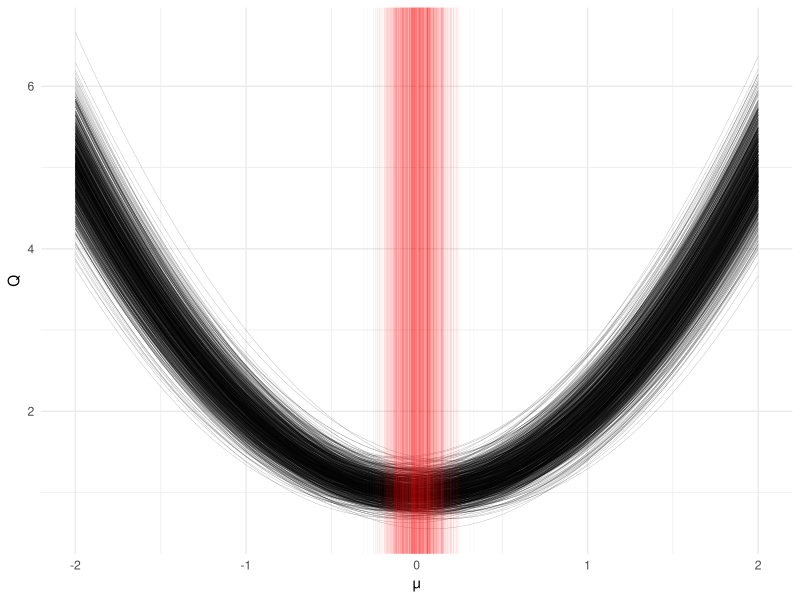
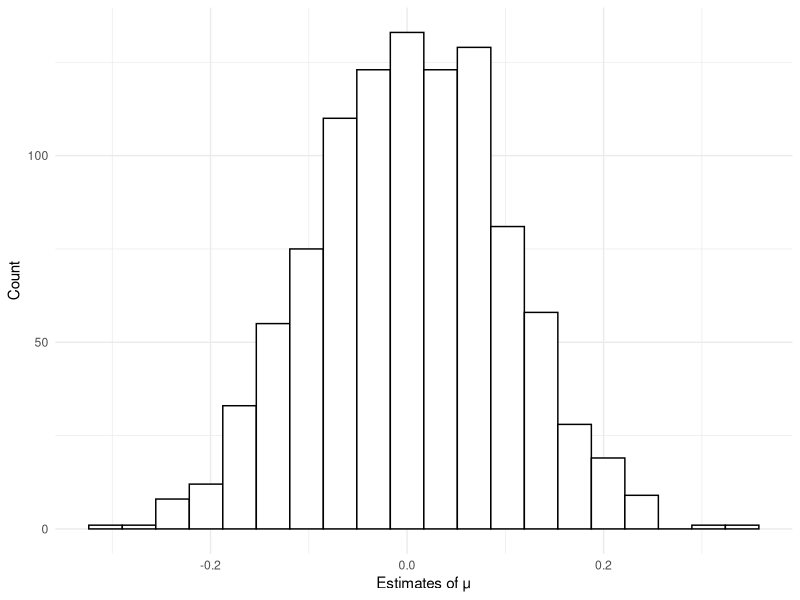
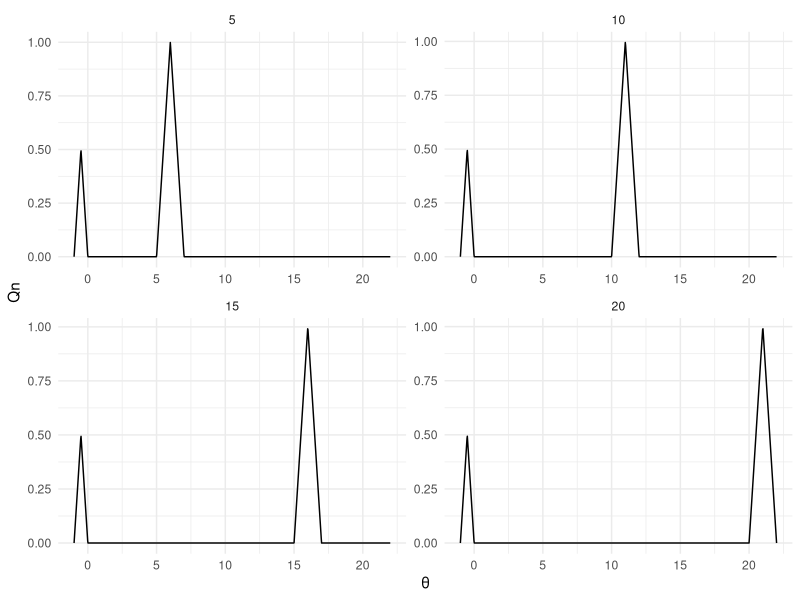
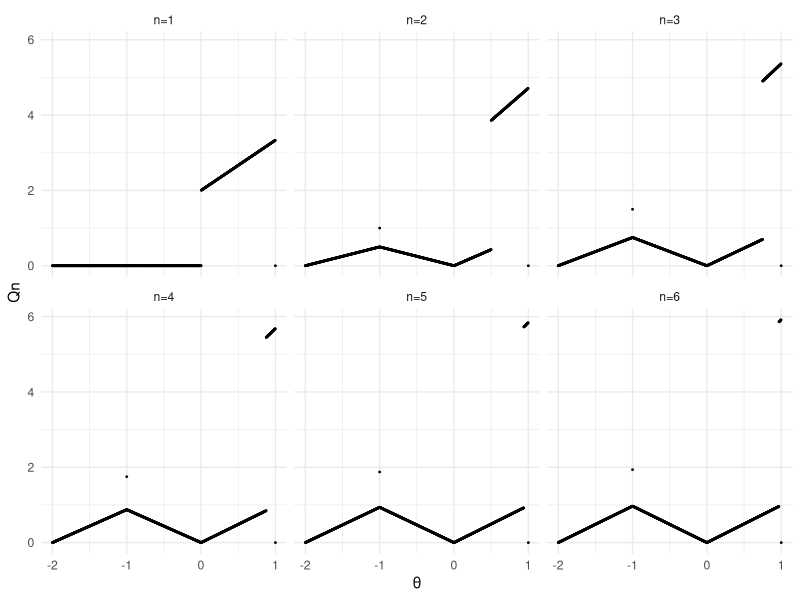
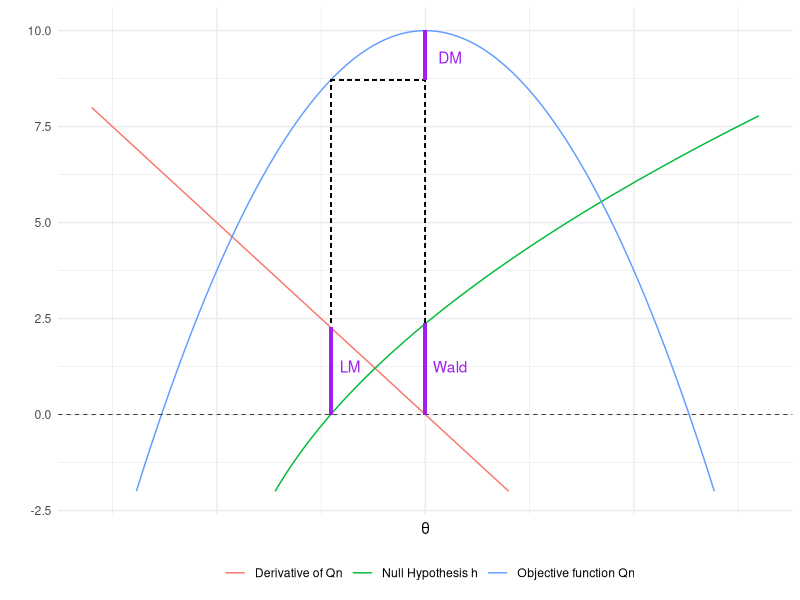
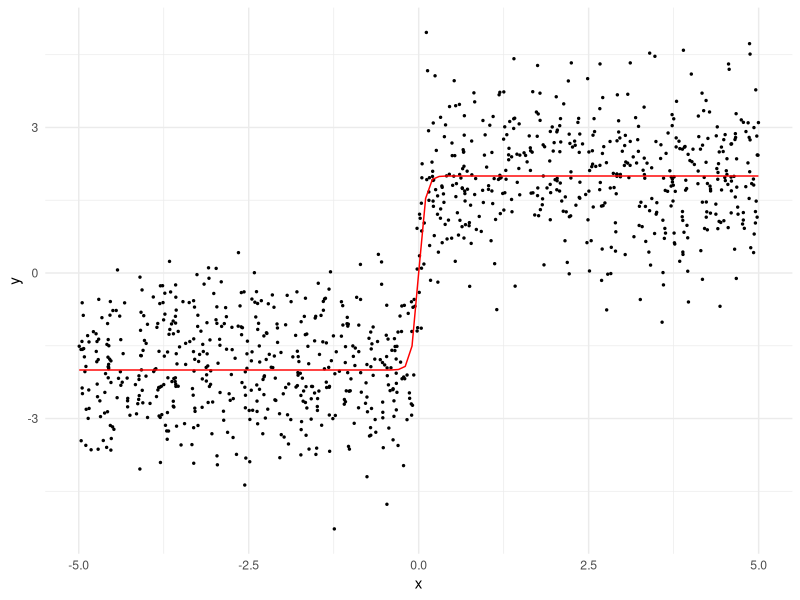
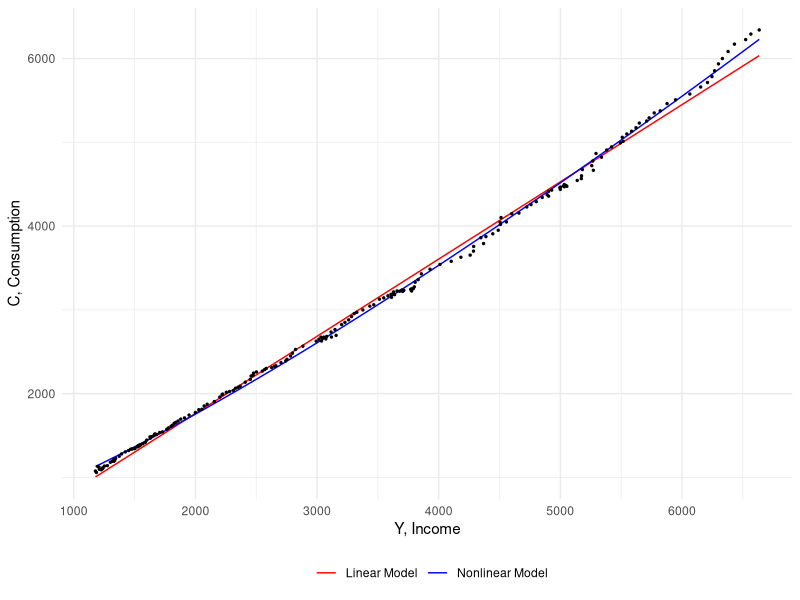

The R script that drew these images, in order:
## ---- chunk 1
#| echo: false
#| message: false
library(tidyverse)
library(pracma)
## ---- chunk 2
#| code-fold: true
#| fig-align: center
#| label: fig-plot101
#| fig-asp: 0.7
#| warning: false
#| fig-width: 8
#| fig-cap: "1000 realizations of the stochastic process Q(μ) with the values of μ which minimize Q(μ) indicated by red lines."
#| code-summary: "Show code which generates figure"
#| 
obj <- function(sample,t){
  sum((sample-t)^2) / length(sample)
}
n <- 100

N_sim <- 1000
store <- list()
est <- vector("numeric", length = 100)
for(i in 1:N_sim){
  X <- rnorm(n)
  est[i] <- optim(par = 1, obj, sample = X, method = "Brent", lower = -10, upper = 10)$par
  store[[i]] <- tibble(
    sim = i,
    t = seq(-2, 2, length = 1000),
    f = sapply(t, FUN = obj, sample = X)
  )
}

df <- bind_rows(store)
df %>% 
  ggplot(aes(t, f)) +
  geom_line(aes(group = sim), size = 0.1, alpha = 0.4) +
  theme_minimal() +
  labs(y = 'Q', x = 'μ') +
  geom_vline(xintercept = est, color = "red", alpha= 0.1, size = 0.1)
## ---- chunk 3
#| code-fold: true
#| fig-align: center
#| label: fig-plot102
#| fig-asp: 0.7
#| warning: false
#| fig-width: 8
#| fig-cap: "A histogram of our 1000 estimates of μ as given by the argument which minimizes Q(μ)."
#| code-summary: "Show code which generates figure"

est %>% 
  tibble() %>% 
  rename(est = 1) %>% 
  ggplot(aes(est)) + 
  geom_histogram(bins = 20, color = "black", fill = "white") +
  theme_minimal() +
  labs(y = "Count", x = "Estimates of μ")
## ---- chunk 4
Q <- function(t){
  if (t >= -1 & t <= -0.5) {
    1 + t
  } else {
    if (t > -0.5 & t <= 0 ) {
      -t
    } else {
      0
    }
  }
}

H <- function(t,n){
  if (n <= t & t <= n+ 1) {
    t - n
  } else {
    if (n + 1 <= t & t <= n + 2) {
      n + 2 - t
    } else {
      0
    }
  }
}

QH <- function(t,n){
  Q(t) + H(t,n)
}

df <- expand.grid(t = seq(-1,22, length = 1000), n = c(5, 10, 15,20))
df$y <- sapply(1:nrow(df), function(i)QH(df[i,1], df[i,2]) )
df %>% 
  ggplot(aes(t,y)) +
  geom_line() +
  theme_minimal() +
  labs(x = "θ",
       y = "Qn",
       color = "n") +
  facet_wrap(~as.factor(n), scales = "free") +
  theme(legend.position = "bottom")
## ---- chunk 5
Q1 <- function(t,n){
  (-2 <= t & t <= -1)*( (1-2^(1-n))*t + 2 - 2^(2-n) )
}
Q2 <- function(t,n){
  (-1 <= t & t <= 0)*(-(1-2^(1-n))*t)
}
Q3 <- function(t,n){
  (0 < t & t <= (1-2^(1-n)))*(  ((2^(n+1) - 2)/(2^(n+1) - 1))*t )
}
Q4 <- function(t,n){
  ((1-2^(1-n)) < t & t < 1)*(  ((2^(n+1) - 2)/(2^(n+1) - 1))*t + 2 - 2^(1-n) )
}
Q5 <- function(t,n){
  (t == 1)*(0)
}

Q <- function(t,n){
  Q1(t,n) + Q2(t,n) + Q3(t,n) + Q4(t,n) + Q4(t,n) + Q5(t,n)
}
df <- expand.grid(t = seq(-2,1, length = 1000), n = 1:6)
df$y <- sapply(1:nrow(df), function(i)Q(df[i,1], df[i,2]) )

df %>% 
  mutate(n = paste("n=", n, sep="")) %>% 
  ggplot(aes(t,y)) +
  geom_point(size = 0.3) +
  theme_minimal() +
  labs(x = "θ",
       y = "Qn") +
  facet_wrap(~n) +
  theme(legend.position = "bottom")
## ---- chunk 6
x = seq(1,9,length = 10000)
data.frame(x = x) %>% 
  mutate(`Objective function Qn` = 10 - (x - 5)^2,
         `Derivative of Qn` = -2*x + 10,
         `Null Hypothesis h` = sqrt(30*x-80) - 6) %>% 
  gather("group", "value", -x) %>% 
  ggplot(aes(x,value, color = group)) +
  geom_line() +
  theme_minimal() +
  theme(axis.text.x=element_blank(),
        legend.position = "bottom") +
  ylim(-2, 10) +
  labs(y = "",
       x = "θ",
       color = "") +
  geom_hline(yintercept = 0, linetype = "dashed", size = 0.25) +
  geom_segment(aes(x = 5, y = 0, xend = 5, yend = 10), linetype = "dashed", color = "black", size = 0.25) +
  geom_segment(aes(x = 116/30, y = 0, xend = 116/30, yend = -2*(116/30) + 10), linetype = "dashed", color = "black", size = 0.25) + 
  geom_segment(aes(x = 116/30, y = 0, xend = 116/30, yend = 10 - (116/30 - 5)^2), linetype = "dashed", color = "black", size = 0.25) + 
  geom_segment(aes(x = 116/30, y = 10 - (116/30 - 5)^2, xend = 5, yend = 10 - (116/30 - 5)^2), linetype = "dashed", color = "black", size = 0.25) +
  geom_segment(aes(x = 5, y = 10 - (116/30 - 5)^2, xend = 5, yend = 10), size = 1, color = "purple") +
  geom_segment(aes(x = 116/30, y = 0, xend =  116/30, yend = 10 - 116/15), size = 1, color = "purple") +
  geom_segment(aes(x = 5, y = 0, xend = 5, yend = sqrt(30*5-80) - 6), size = 1, color = "purple") + 
  annotate("text", x = 5.3, y = 1.25, label = "Wald", color = "purple") +
  annotate("text", x = 4.1, y = 1.25, label = "LM", color = "purple") +
  annotate("text", x = 5.3, y = 9.3, label = "DM", color = "purple")

## ---- chunk 7
#generate data
n <- 10
K <- 2
x <- runif(n, 0, 10)
e <- runif(n, -1, 1)
X <- cbind(1,x)
beta <- c(1,2)
beta_0 <- c(1,2)
y <- X %*% beta + e

#estimate model and calculate OLS residuals and restricted OLS residual
OLS <- solve(t(X) %*% X) %*% t(X) %*% y
res <- y - X %*% OLS
res_0 <- y - X %*% beta_0

#Wald stat
ee_n <- as.numeric((t(res) %*% res)/(n))
avar <- ee_n * solve(t(X) %*% X)
W <- t(OLS - beta_0) %*% solve(avar) %*% (OLS - beta_0)

#LM stat
LM <- t(res_0) %*% X %*% solve(ee_n * (t(X) %*% X)) %*% t(X) %*% res_0

#DM stat
SSR <- as.numeric(t(res) %*% res)
SSR_0 <-  as.numeric(t(res_0) %*% res_0)
DM <- (SSR_0 - SSR) / (ee_n)


c(W, LM, DM)
## ---- chunk 8
n <- 1000
x <- runif(n, -5, 5)
e <- rnorm(n, 0, 1)
beta <- c(2, 10)
g <- function(beta, x){
  beta[1]*tanh(beta[2]*x)
}
y <- g(beta, x) + e
## ---- chunk 9
tibble(y, x) %>% 
  ggplot(aes(x, y)) +
  geom_point(size = 0.5) +
  geom_function(fun = g, args = list(beta = beta), color = "red") + 
  theme_minimal()
## ---- chunk 10
model <- nls(y ~ a*tanh(b*x), start = c(a = 1, b = 1), control = list(maxiter = 500, tol = 1e-7))
predict(model)
## ---- chunk 11
df <- read_csv("data/nonlinear_consumption.csv", show_col_types = FALSE)
C = df$REALCONS
Y = df$REALDPI

linear <- lm(C ~ Y) %>% 
  summary()

theta_start <- c(
  α = linear$coefficients[1,1], 
  β = linear$coefficients[2,1], 
  γ = 1
)

nonlinear <- nls(C ~ α + β*Y^γ,
  start = theta_start,
  control = list(maxiter = 500, tol = 1e-7)
)
## ---- chunk 12
nls_function <- function(x){
  coef(nonlinear)[1] + coef(nonlinear)[2]*x^coef(nonlinear)[3]
}

df %>% 
  ggplot(aes(REALDPI, REALCONS)) +
  geom_smooth(method = lm, se = F, size = 0.5, aes(color = "Linear Model")) +
  stat_function(fun = nls_function, size = 0.5, aes(color = "Nonlinear Model")) + 
  geom_point(size = 0.5) +
  theme_minimal() +
  scale_color_manual(name = "", values=c("red", "blue")) +
  labs(x = "Y, Income", y = "C, Consumption") + 
  theme(legend.position = "bottom")
